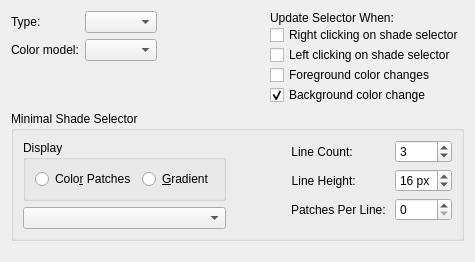
     <widget class="QWidget" name="tabShadeSelector">
      <attribute name="title">
       <string>Shade Selector</string>
      </attribute>
      <layout class="QVBoxLayout" name="verticalLayout_9">
       <item>
        <layout class="QHBoxLayout" name="horizontalLayout_11">
         <item>
          <layout class="QFormLayout" name="formLayout_5">
           <item row="0" column="0">
            <widget class="QLabel" name="label_16">
             <property name="text">
              <string>Type:</string>
             </property>
            </widget>
           </item>
           <item row="0" column="1">
            <widget class="QComboBox" name="ACSShadeSelectorTypeComboBox"/>
           </item>
           <item row="1" column="0">
            <widget class="QLabel" name="myPaintColorModelLabel">
             <property name="text">
              <string>Color model:</string>
             </property>
            </widget>
           </item>
           <item row="1" column="1">
            <widget class="QComboBox" name="ACSshadeSelectorMyPaintColorModelComboBox"/>
           </item>
          </layout>
         </item>
         <item>
          <spacer name="horizontalSpacer_5">
           <property name="orientation">
            <enum>Qt::Horizontal</enum>
           </property>
           <property name="sizeHint" stdset="0">
            <size>
             <width>20</width>
             <height>20</height>
            </size>
           </property>
          </spacer>
         </item>
         <item>
          <layout class="QVBoxLayout" name="verticalLayout_7">
           <property name="spacing">
            <number>0</number>
           </property>
           <item>
            <widget class="QLabel" name="label_7">
             <property name="sizePolicy">
              <sizepolicy hsizetype="Preferred" vsizetype="Fixed">
               <horstretch>0</horstretch>
               <verstretch>0</verstretch>
              </sizepolicy>
             </property>
             <property name="text">
              <string>Update Selector When:</string>
             </property>
            </widget>
           </item>
           <item>
            <widget class="QCheckBox" name="shadeSelectorUpdateOnRightClick">
             <property name="text">
              <string>Right clicking on shade selector</string>
             </property>
            </widget>
           </item>
           <item>
            <widget class="QCheckBox" name="shadeSelectorUpdateOnLeftClick">
             <property name="text">
              <string>Left clicking on shade selector</string>
             </property>
            </widget>
           </item>
           <item>
            <widget class="QCheckBox" name="shadeSelectorUpdateOnForeground">
             <property name="toolTip">
              <string>this doesn't include a color change by the shade selector</string>
             </property>
             <property name="text">
              <string>Foreground color changes</string>
             </property>
             <property name="checked">
              <bool>false</bool>
             </property>
            </widget>
           </item>
           <item>
            <widget class="QCheckBox" name="shadeSelectorUpdateOnBackground">
             <property name="toolTip">
              <string>this doesn't include a color change by the shade selector</string>
             </property>
             <property name="text">
              <string>Background color change</string>
             </property>
             <property name="checked">
              <bool>true</bool>
             </property>
            </widget>
           </item>
          </layout>
         </item>
        </layout>
       </item>
       <item>
        <widget class="QGroupBox" name="minimalShadeSelectorGroup">
         <property name="sizePolicy">
          <sizepolicy hsizetype="Preferred" vsizetype="Minimum">
           <horstretch>0</horstretch>
           <verstretch>0</verstretch>
          </sizepolicy>
         </property>
         <property name="title">
          <string>Minimal Shade Selector</string>
         </property>
         <layout class="QHBoxLayout" name="horizontalLayout_10">
          <item>
           <layout class="QVBoxLayout" name="verticalLayout_6">
            <item>
             <widget class="QGroupBox" name="groupBox_6">
              <property name="title">
               <string>Display</string>
              </property>
              <layout class="QHBoxLayout" name="horizontalLayout_9">
               <item>
                <widget class="QRadioButton" name="minimalShadeSelectorAsColorPatches">
                 <property name="text">
                  <string>Colo&amp;r Patches</string>
                 </property>
                </widget>
               </item>
               <item>
                <widget class="QRadioButton" name="minimalShadeSelectorAsGradient">
                 <property name="text">
                  <string>&amp;Gradient</string>
                 </property>
                </widget>
               </item>
              </layout>
             </widget>
            </item>
            <item>
             <widget class="KisShadeSelectorLinesSettings" name="minimalShadeSelectorLineSettings"/>
            </item>
           </layout>
          </item>
          <item>
           <spacer name="horizontalSpacer_4">
            <property name="orientation">
             <enum>Qt::Horizontal</enum>
            </property>
            <property name="sizeHint" stdset="0">
             <size>
              <width>59</width>
              <height>20</height>
             </size>
            </property>
           </spacer>
          </item>
          <item>
           <layout class="QFormLayout" name="formLayout_3">
            <item row="0" column="0">
             <widget class="QLabel" name="label_2">
              <property name="text">
               <string>Line Count: </string>
              </property>
              <property name="alignment">
               <set>Qt::AlignRight|Qt::AlignTrailing|Qt::AlignVCenter</set>
              </property>
             </widget>
            </item>
            <item row="0" column="1">
             <widget class="KisIntParseSpinBox" name="minimalShadeSelectorLineCount">
              <property name="minimum">
               <number>1</number>
              </property>
              <property name="maximum">
               <number>10</number>
              </property>
              <property name="value">
               <number>3</number>
              </property>
             </widget>
            </item>
            <item row="1" column="0">
             <widget class="QLabel" name="label_6">
              <property name="text">
               <string>Line Height: </string>
              </property>
              <property name="alignment">
               <set>Qt::AlignRight|Qt::AlignTrailing|Qt::AlignVCenter</set>
              </property>
             </widget>
            </item>
            <item row="1" column="1">
             <widget class="KisIntParseSpinBox" name="minimalShadeSelectorLineHeight">
              <property name="suffix">
               <string> px</string>
              </property>
              <property name="minimum">
               <number>8</number>
              </property>
              <property name="maximum">
               <number>99</number>
              </property>
              <property name="value">
               <number>16</number>
              </property>
             </widget>
            </item>
            <item row="2" column="0">
             <widget class="QLabel" name="patchesPerLineLabel">
              <property name="text">
               <string>Patches Per Line: </string>
              </property>
              <property name="alignment">
               <set>Qt::AlignRight|Qt::AlignTrailing|Qt::AlignVCenter</set>
              </property>
             </widget>
            </item>
            <item row="2" column="1">
             <widget class="KisIntParseSpinBox" name="minimalShadeSelectorPatchesPerLine"/>
            </item>
           </layout>
          </item>
         </layout>
        </widget>
       </item>
       <item>
        <spacer name="verticalSpacer_5">
         <property name="orientation">
          <enum>Qt::Vertical</enum>
         </property>
         <property name="sizeType">
          <enum>QSizePolicy::MinimumExpanding</enum>
         </property>
         <property name="sizeHint" stdset="0">
          <size>
           <width>20</width>
           <height>10</height>
          </size>
         </property>
        </spacer>
       </item>
      </layout>
     </widget>
